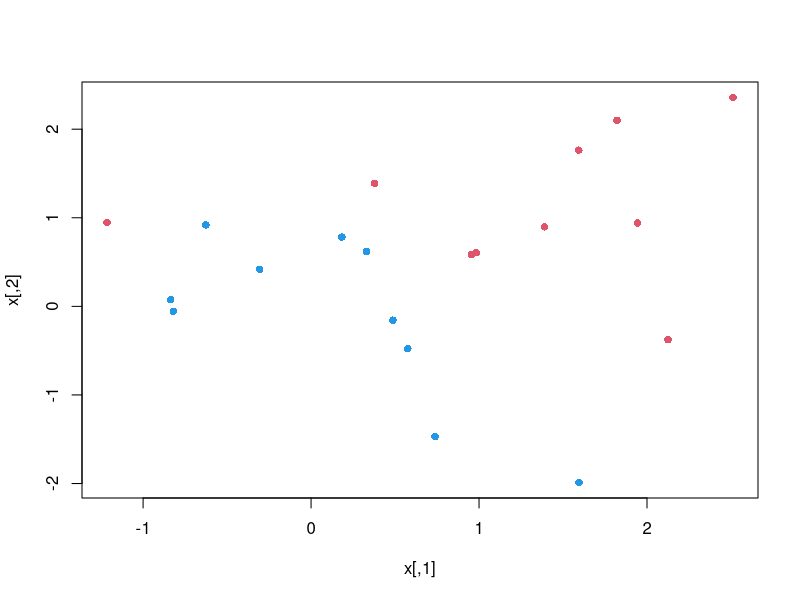
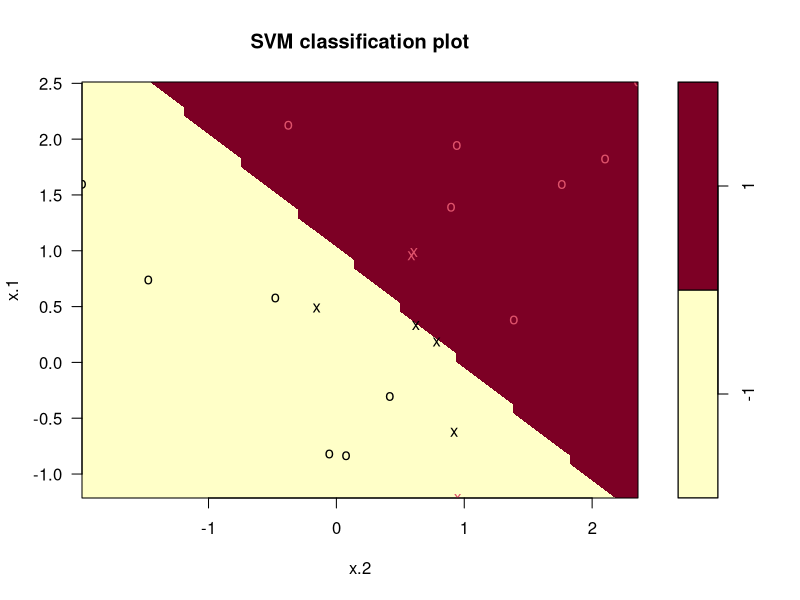
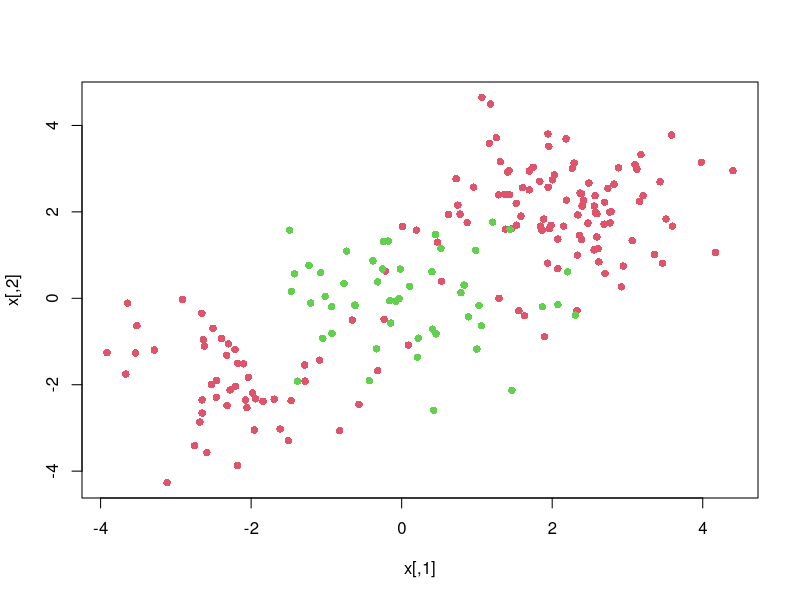
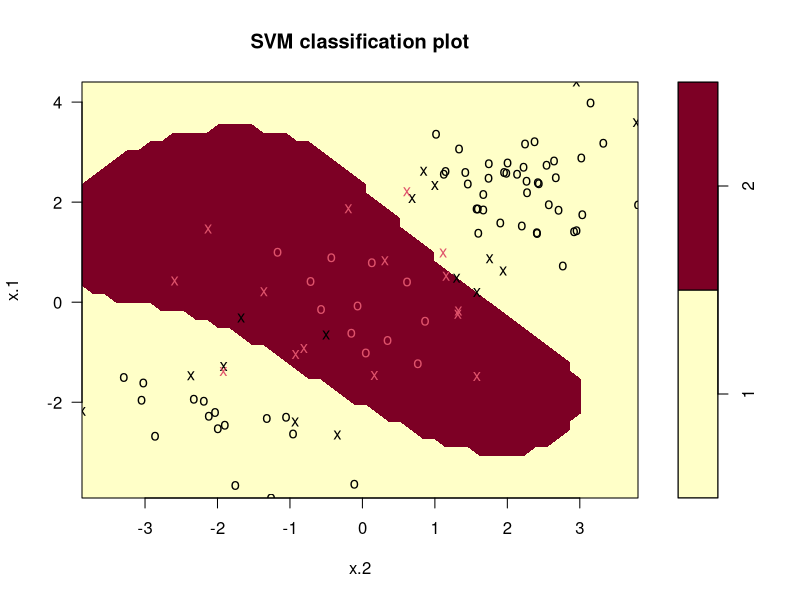

Write the R code that produced these figures, in order. (Note: this script raises an error after producing the figures.)
## Support vector machines

# Generate training data/test data
set.seed(1)
x = matrix(rnorm(20*2),ncol=2)
x
y = c(rep(-1,10), rep(1,10))
x[y==1,]=x[y==1,] +1 
plot(x,col=(3-y),pch=16)
dat <- data.frame(x=x, y=as.factor(y))
dat

xtest <- matrix(rnorm(20*2), ncol=2)
ytest <- sample(c(-1,1), 20, rep=TRUE)
xtest[ytest==1,] = xtest[ytest==1,] +1
testdat <- data.frame(x=xtest, y=as.factor(ytest))

# (1) Supprot Vector Classifier
install.packages("e1071")
library(e1071)
svmfit <- svm(y~., data=dat, kernel="linear",cost=10,scale=FALSE)
plot(svmfit,dat)
svmfit$index
summary(svmfit)

# 10 fold-cv
set.seed(1)
tune.out <- tune(svm, y~., data = dat, kernel="linear",
                 ranges=list(cost=c(0.001,0.01,0.1,1,5,10,100)))
summary(tune.out)
names(tune.out)
bestmodel <- tune.out$best.model
bestmodel
ypred <- predict(bestmodel, testdat)
table(ypred,testdat$y)


# (2) Supprot Vector Machine
set.seed(1)
x <- matrix(rnorm(200*2), ncol=2)
x[1:100,] = x[1:100,] +2
x[101:150,] = x[101:150,] -2
y <- c(rep(1,150), rep(2,50))
dat <- data.frame(x=x, y=as.factor(y))
plot(x,col=y+1,pch=16)

# fit SVM with radial kernal
train = sample(200,100)
svmfit <- svm(y~.,data=dat[train,],kernel="radial",
              gamma=1, cost=1)
plot(svmfit,dat[train,])
summary(svmfit)
svmfit$index


# 10 fold CV
set.seed(1)
tune.out <- tune(svm, y~., data=dat[train,],kernel="radial",
                 ranges=list(cost=c(0.1,1,10,100,1000),gamma=c(0.5,1,2,3,4)))
summary(tune.out)
tune.out$best.parameters
table(true=dat[-train,"y"],
pred=predict(tune.out$best.model, newx=dat[-train,]))
table(pred,dat[-train,"y"])

# (4) SVM with multiple Classes
set.seed(1)
x <-rbind(x, matrix(rnorm(50*2), ncol=2))
y=c(y,rep(0,50))
length(y)
x[y==0,2]=x[y==0,2] +2
dat<-data.frame(x=x,y=as.factor(y))
svmfit <- svm(y~., data=dat, kernel="radial",cost=10,
              gamma=1)
plot(svmfit, dat)
summary(svmfit)
